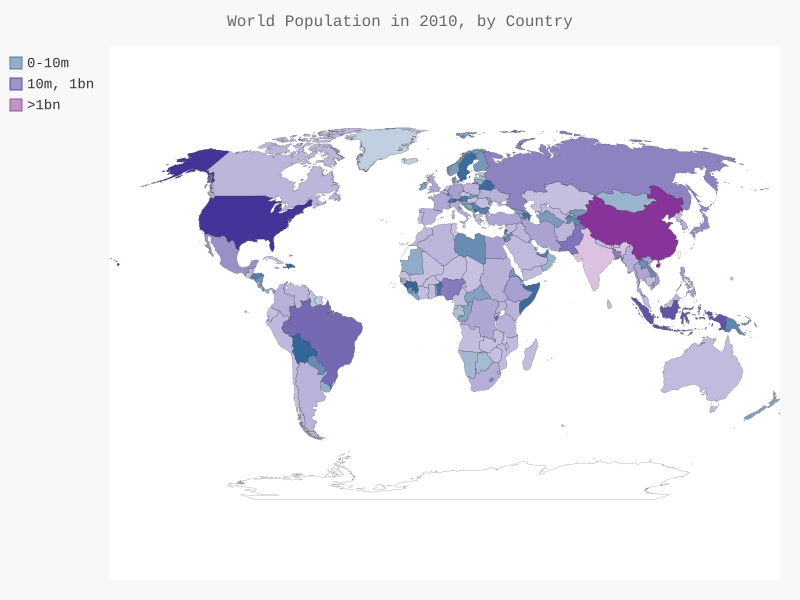

Write the Python code that produced this figure.



import json

from pygal.maps.world import World
from country_codes_two import get_country_code
from pygal.style import LightColorizedStyle as LCS, RotateStyle as RS


# Load the data into a list
filename = 'population_data.json'
with open(filename) as f:
    pop_data = json.load(f)

# Print the 2010 population for each country.
# Empty dictionary to store country codes.
cc_populations = {}
for pop_dict in pop_data:
    if pop_dict['Year'] == '2010':
        country_name = pop_dict['Country Name']
        population = int(float(pop_dict['Value']))
        code = get_country_code(country_name)
        if code:
            cc_populations[code] = population

# Group countries into 3 population levels.
cc_pops_1, cc_pops_2, cc_pops_3 = {}, {}, {}
for cc, pop in cc_populations.items():
    if pop < 10000000:
        cc_pops_1[cc] = pop
    elif pop < 1000000000:
        cc_pops_2[cc] = pop
    else:
        cc_pops_3[cc] = pop

# See how many countries are in each level.
print(len(cc_pops_1), len(cc_pops_2), len(cc_pops_3))

wm_style = RS('#336699', base_style=LCS)
wm = World(style=wm_style)
wm.title = 'World Population in 2010, by Country'
wm.add('0-10m', cc_pops_1)
wm.add('10m, 1bn', cc_pops_2)
wm.add('>1bn', cc_pops_3)

wm.render_to_file('all_countries.svg')
